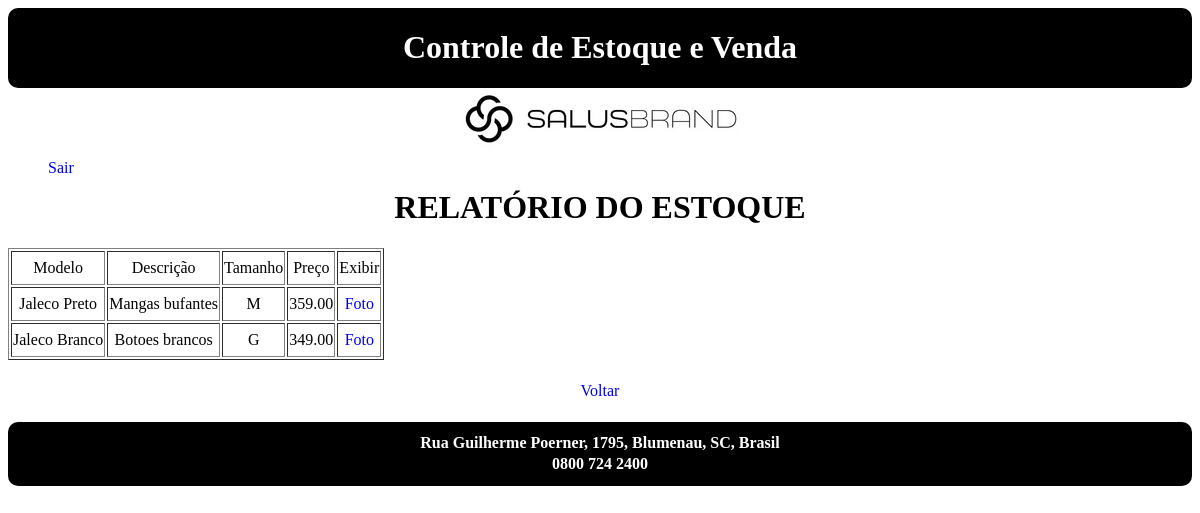
Page /relatorio_estoque.php on the committed database.
### tables this page shows
CREATE TABLE `jalecos` (
  `COD_JALECO` int(11) NOT NULL,
  `MODELO_JALECO` varchar(45) NOT NULL,
  `DESCRICAO_JALECO` varchar(300) NOT NULL,
  `TAMANHO_JALECO` varchar(45) NOT NULL,
  `PRECO_JALECO` varchar(45) NOT NULL,
  `FOTO_JALECO` varchar(45) NOT NULL,
  `FILA_COMP_JALECO` varchar(10) NOT NULL DEFAULT 'Sim',
  `VENDAS_COD_VENDA` int(11) DEFAULT NULL
);

### relatorio_estoque.php (the view, shortened to what this page needs)
<html>
	<head>
		<link rel="stylesheet" type="text/css" href="css/layout.css">
		<link rel="stylesheet" type="text/css" href="css/menu.css">
	</head>
	<body>
		<div id ="cabecalho">
			<div id = "topo">
				<h1> Controle de Estoque e Venda </h1>
			</div>
			<div id="logo">
				<img src="imagem/logo.jpg">
			</div>
			<div id="menu_sair">
				<ul><a href="logout.php" class="active">Sair</a></ul>
			</div>
		</div>
		<div id="conteudo_especifico">
			<div id="titulo">
				<h1> RELATÓRIO DO ESTOQUE </h1>
			</div>
			<div id="menu_centralizar">
				<?php
					$conectar = mysqli_connect ("localhost", "root", "", "banco_de_dados");
					$sql_consulta = "SELECT cod_jaleco, modelo_jaleco, descricao_jaleco, tamanho_jaleco, preco_jaleco, foto_jaleco FROM jalecos WHERE vendas_cod_venda IS NULL AND fila_comp_jaleco = 'Sim'";
					$resultado_consulta = mysqli_query ($conectar, $sql_consulta);
				?>
				<table id="menu_centralizar" border=1>
					<tr>
						<td> <p> Modelo </p> </td>
						<td> <p> Descrição </p> </td>
						<td> <p> Tamanho </p> </td>
						<td> <p> Preço </p> </td>
						<td> <p> Exibir </p> </td>
					</tr>
					<?php
						while ($registro = mysqli_fetch_row($resultado_consulta))
						{
					?>
					<tr>
						<td> <?php echo $registro[1]; ?> </td>
						<td> <?php echo $registro[2]; ?> </td>
						<td> <?php echo $registro[3]; ?> </td>
						<td> <?php echo $registro[4]; ?> </td>
						<td>
							<a href="exibe_produtos.php?cod_jaleco=<?php echo $registro[0]?>"> Foto </a>
						</td>
					</tr>
					<?php
						}
					?>
				</table>
					<p><a href="relatorios.php">Voltar</a></p>
			</div>
		</div>
		<div id="rodape">
			<h4> Rua Guilherme Poerner, 1795, Blumenau, SC, Brasil </h4>
			<h4> 0800 724 2400 </h4>
		</div>
	</body>
</html>

### css/layout.css (style rules this page uses)
#cabecalho { display: block; }
#topo { background-color: black; color: white; border-radius: 10px; padding: 0.05px; justify-content: center; text-align: center; display: block; align-items: center; }
#logo { padding: 4px; justify-content: center; text-align: center; display: block; align-items: center; }
#titulo { text-align: center; }
#rodape { display: block; justify-content: center; text-align: center; background-color: black; color: white; border-radius: 10px; padding: 0.05px; line-height: 0px; }

### css/menu.css (style rules this page uses)
#menu_sair { line-height: 0px; justify-content: right; text-align: rigth; align-items: rigth; }
#menu_centralizar { line-height: 30px; text-align: center; list-style: none; }

### relatorio_estoque.php (style rules this page uses)
a { text-decoration: none; }

### rows in the picture
jalecos: MODELO_JALECO "Jaleco Preto", DESCRICAO_JALECO "Mangas bufantes", TAMANHO_JALECO "M", PRECO_JALECO "359.00"
jalecos: MODELO_JALECO "Jaleco Branco", DESCRICAO_JALECO "Botoes brancos", TAMANHO_JALECO "G", PRECO_JALECO "349.00"
